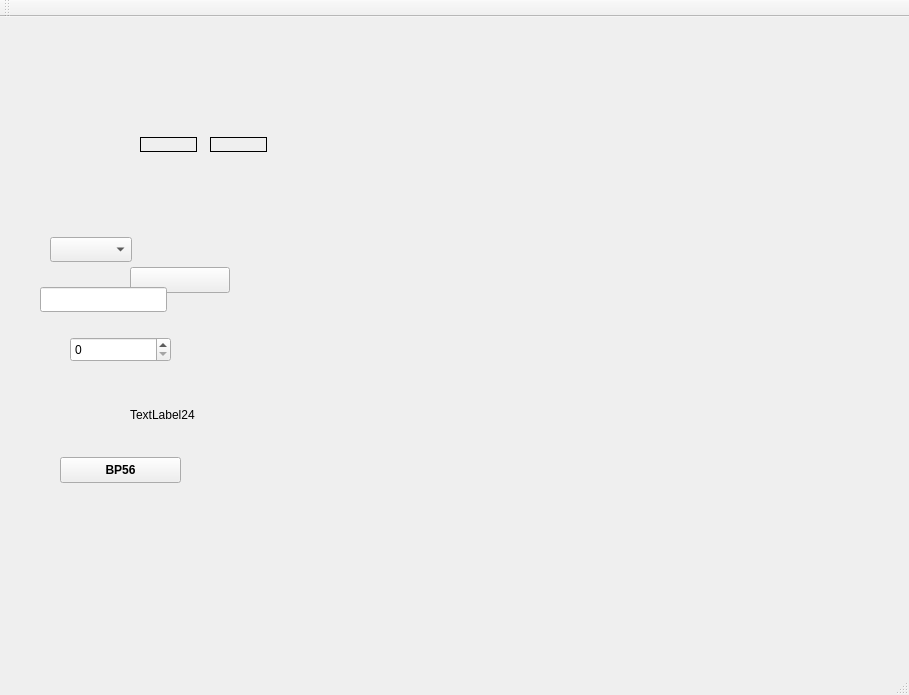
<?xml version="1.0" encoding="UTF-8"?>
<ui version="4.0">
 <class>MainWindow</class>
 <widget class="QMainWindow" name="MainWindow">
  <property name="geometry">
   <rect>
    <x>0</x>
    <y>0</y>
    <width>909</width>
    <height>695</height>
   </rect>
  </property>
  <property name="windowTitle">
   <string>MainWindow</string>
  </property>
  <widget class="QWidget" name="centralWidget">
   <widget class="QCaLabelPlugin" name="qcal_1">
    <property name="geometry">
     <rect>
      <x>140</x>
      <y>120</y>
      <width>57</width>
      <height>15</height>
     </rect>
    </property>
    <property name="statusTip">
     <string/>
    </property>
    <property name="frameShape">
     <enum>QFrame::Box</enum>
    </property>
    <property name="visible" stdset="0">
     <bool>false</bool>
    </property>
   </widget>
   <widget class="QCaLabelPlugin" name="qcal_2">
    <property name="geometry">
     <rect>
      <x>210</x>
      <y>120</y>
      <width>57</width>
      <height>15</height>
     </rect>
    </property>
    <property name="statusTip">
     <string/>
    </property>
    <property name="frameShape">
     <enum>QFrame::Box</enum>
    </property>
    <property name="visible" stdset="0">
     <bool>false</bool>
    </property>
   </widget>
   <widget class="QPushButton" name="pushButton">
    <property name="geometry">
     <rect>
      <x>60</x>
      <y>440</y>
      <width>121</width>
      <height>26</height>
     </rect>
    </property>
    <property name="font">
     <font>
      <weight>75</weight>
      <bold>true</bold>
     </font>
    </property>
    <property name="text">
     <string>BP56</string>
    </property>
   </widget>
   <widget class="QCaPushButtonPlugin" name="qcapush">
    <property name="geometry">
     <rect>
      <x>130</x>
      <y>250</y>
      <width>100</width>
      <height>26</height>
     </rect>
    </property>
   </widget>
   <widget class="QCaSpinBoxPlugin" name="qcaspin">
    <property name="geometry">
     <rect>
      <x>70</x>
      <y>320</y>
      <width>101</width>
      <height>25</height>
     </rect>
    </property>
   </widget>
   <widget class="QCaLineEditPlugin" name="qcaedit">
    <property name="geometry">
     <rect>
      <x>40</x>
      <y>270</y>
      <width>127</width>
      <height>25</height>
     </rect>
    </property>
   </widget>
   <widget class="QCaComboBoxPlugin" name="qcacombo">
    <property name="geometry">
     <rect>
      <x>50</x>
      <y>220</y>
      <width>82</width>
      <height>25</height>
     </rect>
    </property>
   </widget>
   <widget class="QLabel" name="label23">
    <property name="geometry">
     <rect>
      <x>130</x>
      <y>390</y>
      <width>71</width>
      <height>16</height>
     </rect>
    </property>
    <property name="text">
     <string>TextLabel24</string>
    </property>
   </widget>
  </widget>
  <widget class="QMenuBar" name="menuBar">
   <property name="geometry">
    <rect>
     <x>0</x>
     <y>0</y>
     <width>909</width>
     <height>23</height>
    </rect>
   </property>
  </widget>
  <widget class="QToolBar" name="mainToolBar">
   <attribute name="toolBarArea">
    <enum>TopToolBarArea</enum>
   </attribute>
   <attribute name="toolBarBreak">
    <bool>false</bool>
   </attribute>
  </widget>
  <widget class="QStatusBar" name="statusBar"/>
 </widget>
 <layoutdefault spacing="6" margin="11"/>
 <customwidgets>
  <customwidget>
   <class>QCaLabelPlugin</class>
   <extends>QLabel</extends>
   <header>QCaLabelPlugin.h</header>
  </customwidget>
  <customwidget>
   <class>QCaLineEditPlugin</class>
   <extends>QLineEdit</extends>
   <header>QCaLineEditPlugin.h</header>
  </customwidget>
  <customwidget>
   <class>QCaPushButtonPlugin</class>
   <extends>QPushButton</extends>
   <header>QCaPushButtonPlugin.h</header>
  </customwidget>
  <customwidget>
   <class>QCaSpinBoxPlugin</class>
   <extends>QSpinBox</extends>
   <header>QCaSpinBoxPlugin.h</header>
  </customwidget>
  <customwidget>
   <class>QCaComboBoxPlugin</class>
   <extends>QComboBox</extends>
   <header>QCaComboBoxPlugin.h</header>
  </customwidget>
 </customwidgets>
 <resources/>
 <connections/>
</ui>
